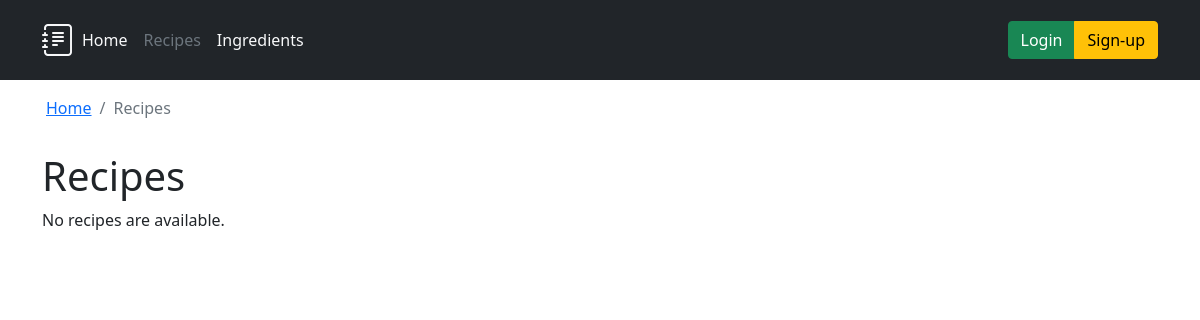
Page /recipes/ on the earlier database version.
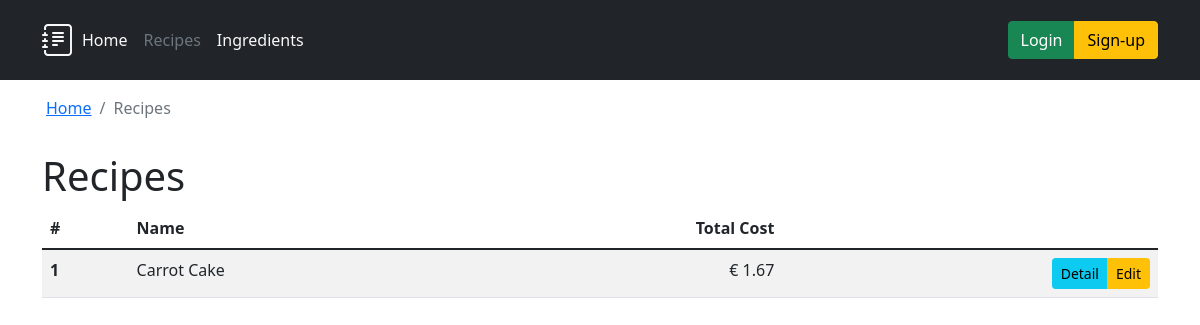
Same page on the later database version.
### recipes/models.py (models this page shows, shortened)
class Recipe(models.Model):
    class Meta:
        ordering = ('name', )
        verbose_name = 'Recipe'
        verbose_name_plural = 'Recipes'
    name = models.CharField(verbose_name='Recipe name', max_length=256)
    ingredients = models.ManyToManyField(
        Ingredient, verbose_name='Recipe ingredients', through='RecipeIngredient')
    author = models.ForeignKey(User, null=True, on_delete=models.SET_NULL, verbose_name='Recipe author')
    created_at = models.DateTimeField(auto_now=False, auto_now_add=True, verbose_name='Recipe created at')
    updated_at = models.DateTimeField(auto_now=True, auto_now_add=False, verbose_name='Recipe last updated at')
    def total_cost(self) -> float:
        cost = 0
        ingredient: Ingredient
        for ingredient in self.ingredients.all():
            cost += ingredient.recipeingredient_set.get().cost()
        return cost
    @admin.display(description='Total cost')
    def formatted_total_cost(self) -> str:
        return "€ {:.2f}".format(self.total_cost())

class RecipeIngredient(models.Model):
    recipe = models.ForeignKey(Recipe, on_delete=models.CASCADE)
    ingredient = models.ForeignKey(Ingredient, on_delete=models.CASCADE)
    amount = models.FloatField()
    measurement_unit = models.CharField(
        max_length=2, choices=MeasurementUnits.choices)
    def cost(self):
        ingredient_unit = self.ingredient.base_measurement_unit
        ingredient_cost = self.ingredient.minimal_cost()
        recipe_unit = self.measurement_unit
        recipe_amount = self.amount
        recipe_measure = value_to_unit(symbol=recipe_unit, value=recipe_amount)
        converted_recipe_measure = convert_unit(
            recipe_measure, symbol_to_unit(symbol=ingredient_unit))
        converted_recipe_amount = converted_recipe_measure.value
        return converted_recipe_amount * ingredient_cost

### ingredients/models.py (models this page shows, shortened)
class Ingredient(models.Model):
    class Meta:
        ordering = ('name', 'article_number')
        verbose_name = 'Ingredient'
        verbose_name_plural = 'Ingredients'
    name = models.CharField(verbose_name='Ingredient name', max_length=256)
    article_number = models.CharField(
        verbose_name='Article number', max_length=24)
    base_measurement_unit = models.CharField(
        verbose_name='Measurement Unit', max_length=2, choices=MeasurementUnits.choices)
    base_amount = models.FloatField(verbose_name='Buying Amount', default=0)
    cost_per_base_amount = models.DecimalField(
        verbose_name='Cost per buying amount', max_digits=10, decimal_places=2)
    def minimal_cost(self) -> float:
        return float(self.cost_per_base_amount) / self.base_amount

### recipes/views.py (the view)
# urls.py: path('', views.IndexView.as_view(), name='index'),
class IndexView(generic.ListView):
    template_name = 'recipes/index.html'
    context_object_name = 'newest_recipes'
    def get_queryset(self):
        return Recipe.objects.order_by('-id')[:25]

### common/models.py (called while the page is built)
    def convert_to(self, target: Type['BaseUnit']):
        if self.type != target.type:
            raise TypeError(
                f'Impossible to convert from {self.type} to {target.type}: Different unit types')
        return target(self.value)._from_base(self._to_base().value)

    def _from_base(self, value) -> BaseUnit:
        return __class__(value)

    def _to_base(self) -> BaseUnit:
        return Kilogram(self.value / 1000)

    def _from_base(self, value) -> BaseUnit:
        return __class__(value)

    def _to_base(self) -> BaseUnit:
        return __class__(self.value)

    def _to_base(self) -> BaseUnit:
        return Liter(self.value / 100)

### common/services.py (called while the page is built)
def symbol_to_unit(symbol: str):
    symbol_to_unit = {
        Gram.symbol: Gram,
        Kilogram.symbol: Kilogram,
        Centiliter.symbol: Centiliter,
        Liter.symbol: Liter,
        Milliliter.symbol: Milliliter,
        Tonne.symbol: Tonne
    }
    return symbol_to_unit[symbol]

def value_to_unit(symbol: str, value=None) -> BaseUnit:
    return symbol_to_unit(symbol)(value)

def convert_unit(origin: BaseUnit, destiny: Type[BaseUnit]):
    return origin.convert_to(destiny)

### recipes/templates/recipes/index.html (shortened to what this page needs)
{% extends 'base.html' %}
{% block header %}{% include "header.html" with active_item="recipes" %}{% endblock header %}
{% block breadcrumb %}
{{ block.super }}
<li class="breadcrumb-item active" aria-current="page">Recipes</li>
{% endblock breadcrumb %}
{% block content %}
<h1>Recipes</h1>
{% if newest_recipes %}
<table class="table table-striped table-hover">
    <thead>
        <tr>
            <th>#</th>
            <th>Name</th>
            <th class="text-end">Total Cost</th>
            <th class="text-end">&nbsp;</th>
        </tr>
    </thead>
    <tbody>
        {% for recipe in newest_recipes %}
        <tr>
            <th>{{ recipe.id }}</th>
            <td>{{ recipe.name }}</td>
            <td class="text-end">{{ recipe.formatted_total_cost }}</td>
            <td class="text-end">
                <div class="btn-group" role="group" aria-label="Recipe management">
                    <a href="{% url 'recipes:detail' recipe.id %}" role="button"
                        class="btn btn-sm btn-info">Detail</a>
                    <a href="{% url 'recipes:detail' recipe.id %}" role="button"
                        class="btn btn-sm btn-warning">Edit</a>
                </div>
            </td>
        </tr>
        {% endfor %}
    </tbody>
</table>
{% else %}
<p>No recipes are available.</p>
{% endif %}
{% endblock %}

Differences in the rows shown:
added Recipe: id "1", name "Carrot Cake", formatted_total_cost "€ 1.67"
Other differences:
text no longer shown: "No recipes are available."
text now shown: "# Name Total Cost"
